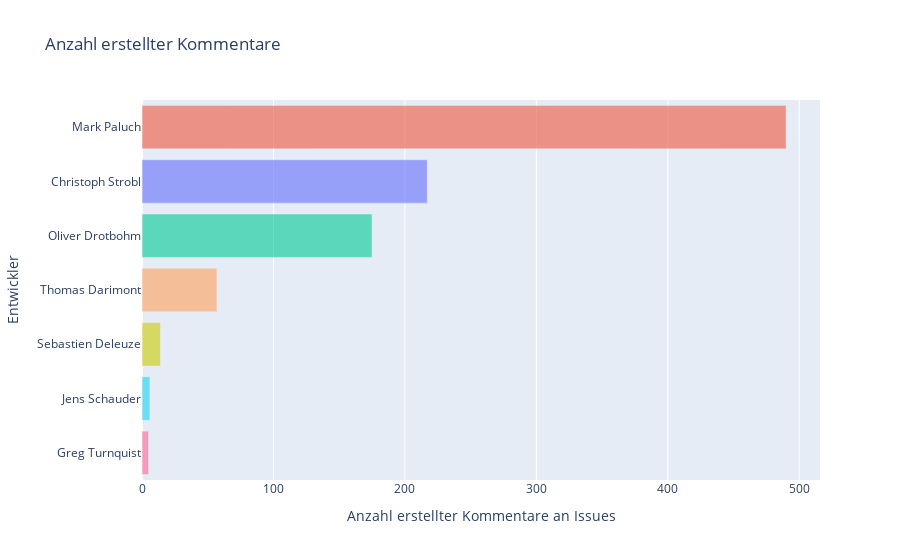

The cell this chart's notebook holds for it:
### Code cell
# Comment Creators
commentsCreatedCount = %cypher MATCH (u:User)<-[:CREATED_BY]-(c:Comment) \
                    WHERE NOT u.login STARTS WITH "spring-" \
                    AND u.name IS NOT NULL \
                    RETURN u.name AS UserName, count(DISTINCT c) AS CommentsCreatedCount \
                    ORDER BY CommentsCreatedCount

commentsCreatedCount_df = commentsCreatedCount.get_dataframe()
marker_colors_comments_created = get_author_marker_colors(commentsCreatedCount_df)

fig = px.bar(data_frame=commentsCreatedCount_df, x='CommentsCreatedCount', y='UserName', orientation='h',
             labels={'CommentsCreatedCount': 'Anzahl erstellter Kommentare an Issues', 'UserName': 'Entwickler'},
             title='Anzahl erstellter Kommentare')
fig.update_traces(marker_color=marker_colors_comments_created, opacity=0.6)
fig.show()

### Figure 1 — Plotly figure (JSON) as saved in the notebook; plotly's stock layout.template omitted (floating-point values rounded to 4 significant figures)
{"data": [{"alignmentgroup": "True", "hovertemplate": "Anzahl erstellter Kommentare an Issues=%{x}<br>Entwickler=%{y}<extra></extra>", "legendgroup": "", "marker": {"color": ["#FF6692", "#19d3f3", "#cccc00", "#FFA15A", "#00cc96", "#636efa", "#EF553B"], "pattern": {"shape": ""}}, "name": "", "offsetgroup": "", "opacity": 0.6, "orientation": "h", "showlegend": false, "textposition": "auto", "type": "bar", "x": [5, 6, 14, 57, 175, 217, 490], "xaxis": "x", "y": ["Greg Turnquist", "Jens Schauder", "Sebastien Deleuze", "Thomas Darimont", "Oliver Drotbohm", "Christoph Strobl", "Mark Paluch"], "yaxis": "y"}], "layout": {"barmode": "relative", "legend": {"tracegroupgap": 0}, "title": {"text": "Anzahl erstellter Kommentare"}, "xaxis": {"anchor": "y", "domain": [0, 1], "title": {"text": "Anzahl erstellter Kommentare an Issues"}}, "yaxis": {"anchor": "x", "domain": [0, 1], "title": {"text": "Entwickler"}}}}
